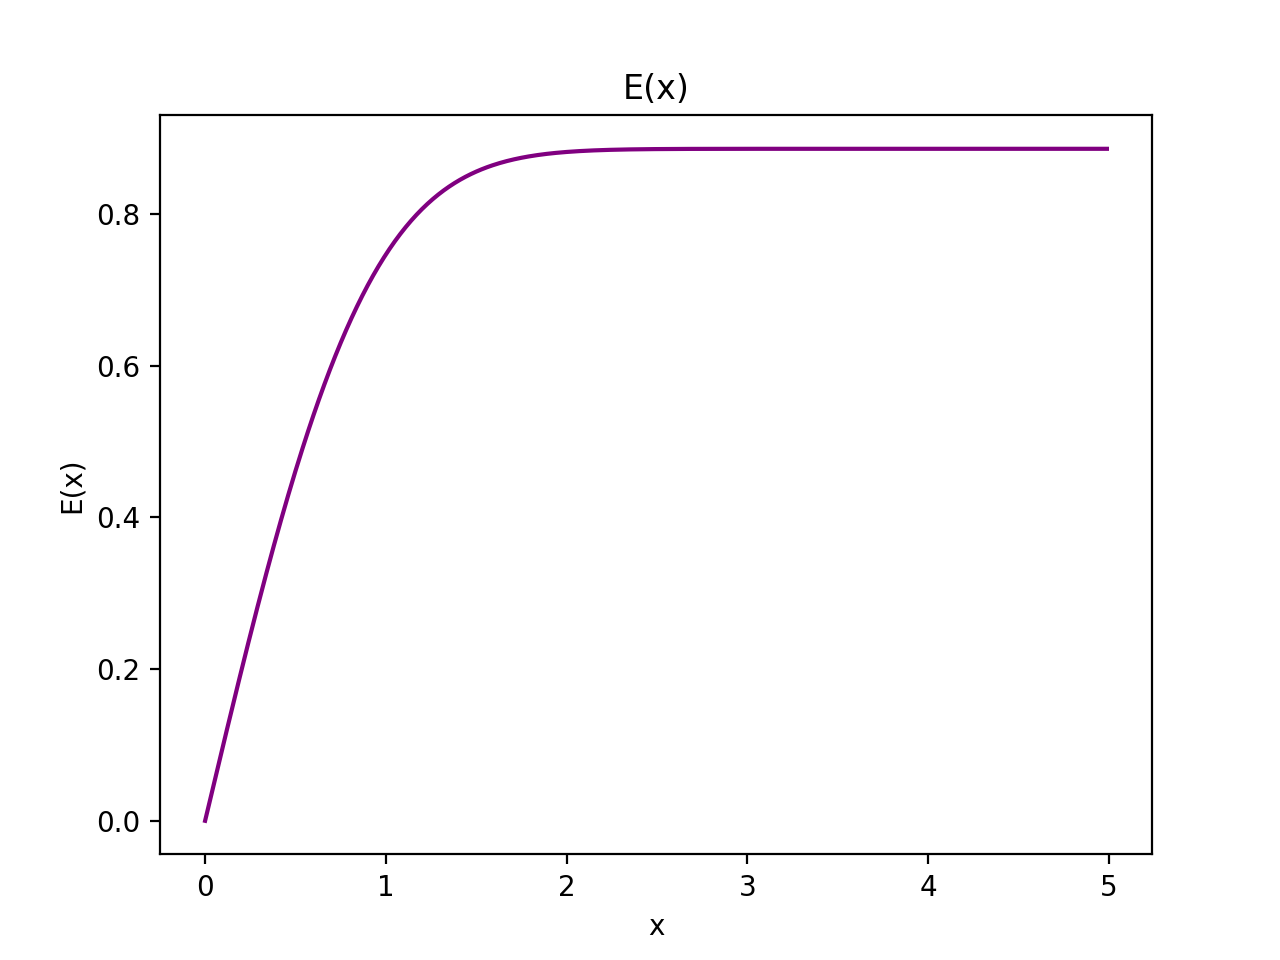

Write Python code to recreate this figure.
import math
import matplotlib.pyplot as plt

def f(x):
    return math.exp(-x**2)

E_x = []
x = []

x_n = 0

for x_n in range(0,500):

    N = 30
    a = 0.0
    b = x_n/100
    h = (b-a)/N
    s = 0.5*f(a) + 0.5*f(b)

    for k in range(1,N):
        s += f(a+k*h)

    E_x.append(h*s)
    x.append(x_n/100)
    x_n += 1

print (len(x))
print (len(E_x))

plt.plot(x,E_x,"purple")
plt.xlabel("x")
plt.ylabel("E(x)")
plt.title("E(x)")
plt.show()
